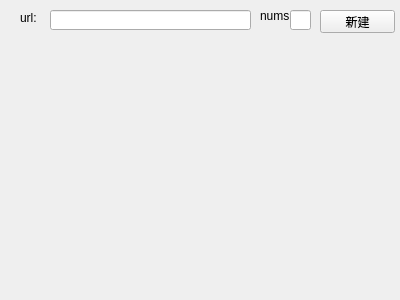
<?xml version="1.0" encoding="UTF-8"?>
<ui version="4.0">
 <class>Form</class>
 <widget class="QWidget" name="Form">
  <property name="geometry">
   <rect>
    <x>0</x>
    <y>0</y>
    <width>400</width>
    <height>300</height>
   </rect>
  </property>
  <property name="windowTitle">
   <string>Form</string>
  </property>
  <widget class="QLabel" name="label">
   <property name="geometry">
    <rect>
     <x>20</x>
     <y>10</y>
     <width>21</width>
     <height>16</height>
    </rect>
   </property>
   <property name="text">
    <string>url:</string>
   </property>
  </widget>
  <widget class="QLabel" name="label_2">
   <property name="geometry">
    <rect>
     <x>260</x>
     <y>10</y>
     <width>54</width>
     <height>12</height>
    </rect>
   </property>
   <property name="text">
    <string>nums:</string>
   </property>
  </widget>
  <widget class="QPushButton" name="pushButton">
   <property name="geometry">
    <rect>
     <x>320</x>
     <y>10</y>
     <width>75</width>
     <height>23</height>
    </rect>
   </property>
   <property name="text">
    <string>新建</string>
   </property>
  </widget>
  <widget class="QLineEdit" name="lineEdit">
   <property name="geometry">
    <rect>
     <x>50</x>
     <y>10</y>
     <width>201</width>
     <height>20</height>
    </rect>
   </property>
   <property name="toolTip">
    <string>&lt;html&gt;&lt;head/&gt;&lt;body&gt;&lt;p&gt;&lt;br/&gt;&lt;/p&gt;&lt;/body&gt;&lt;/html&gt;</string>
   </property>
   <property name="whatsThis">
    <string>&lt;html&gt;&lt;head/&gt;&lt;body&gt;&lt;p&gt;&lt;br/&gt;&lt;/p&gt;&lt;/body&gt;&lt;/html&gt;</string>
   </property>
  </widget>
  <widget class="QLineEdit" name="lineEdit_2">
   <property name="geometry">
    <rect>
     <x>290</x>
     <y>10</y>
     <width>21</width>
     <height>20</height>
    </rect>
   </property>
   <property name="toolTip">
    <string>&lt;html&gt;&lt;head/&gt;&lt;body&gt;&lt;p&gt;&lt;br/&gt;&lt;/p&gt;&lt;/body&gt;&lt;/html&gt;</string>
   </property>
   <property name="whatsThis">
    <string>&lt;html&gt;&lt;head/&gt;&lt;body&gt;&lt;p&gt;&lt;br/&gt;&lt;/p&gt;&lt;/body&gt;&lt;/html&gt;</string>
   </property>
  </widget>
 </widget>
 <resources/>
 <connections/>
</ui>
